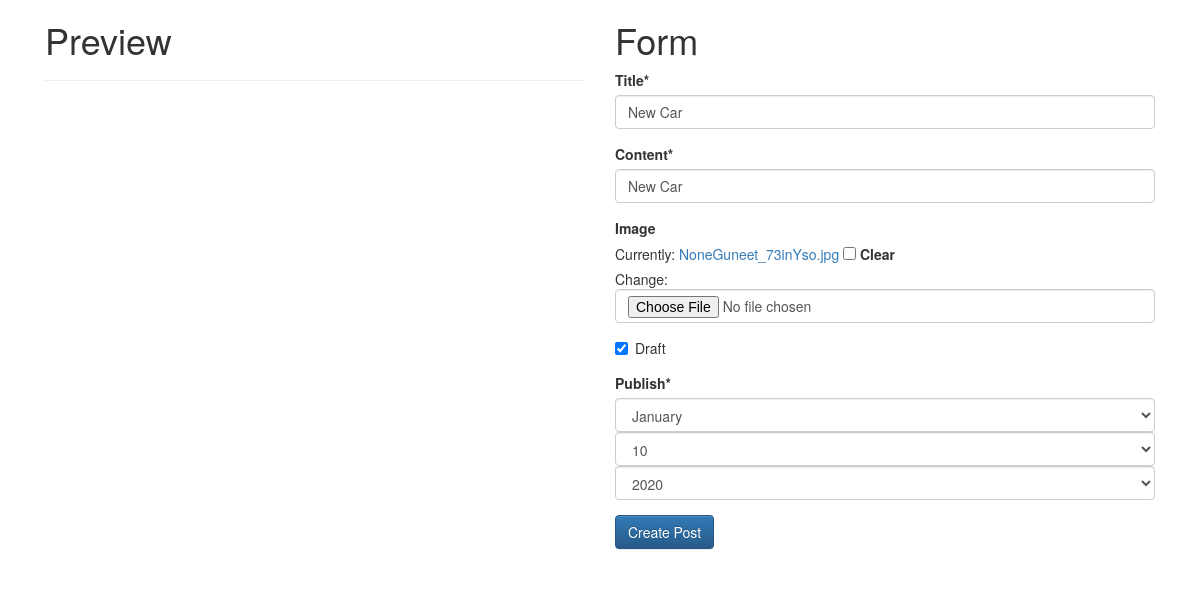
/posts/new-car/edit/ (signed in), run on an earlier commit of the app's database.
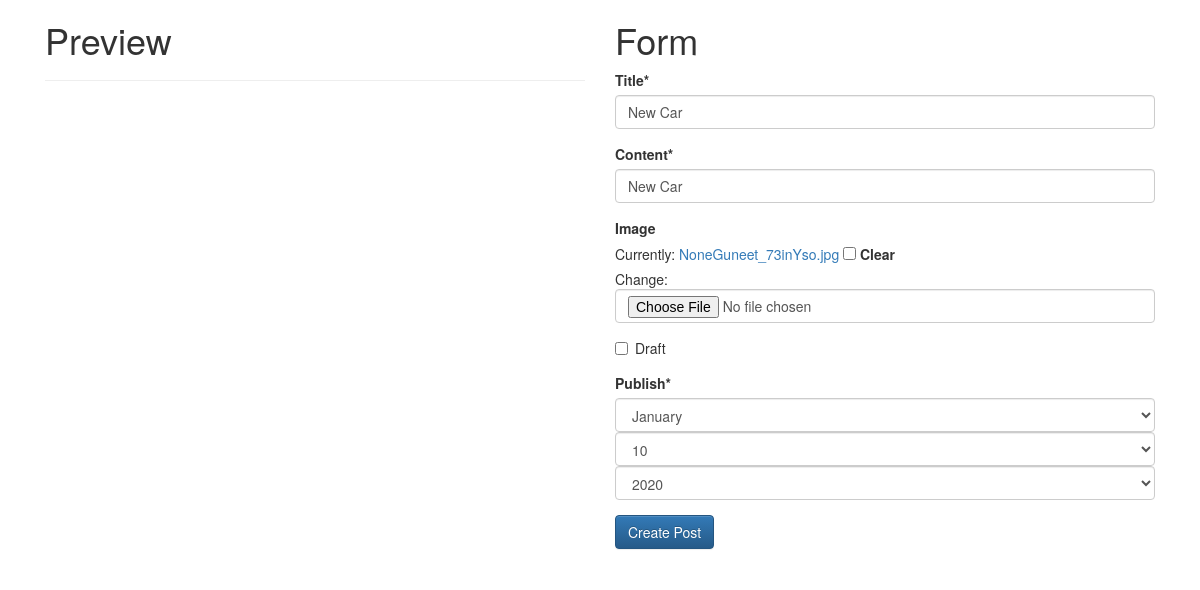
And on a later commit of the database.
### posts/models.py (models this page shows, shortened)
class Post(models.Model):
    user = models.ForeignKey(settings.AUTH_USER_MODEL,
                             default=1)
    title = models.CharField(max_length=120)
    slug = models.SlugField(unique=True)
    image = models.ImageField(upload_to=upload_location,
                              null=True, blank=True, width_field="width_field", height_field="height_field")
    height_field = models.IntegerField(default=0)
    width_field = models.IntegerField(default=0)
    content = models.TextField()
    draft = models.BooleanField(default=False)
    publish = models.DateField(auto_now=False, auto_now_add=False)
    read_time = models.IntegerField(default=0)
    updated = models.DateTimeField(auto_now=True, auto_now_add=False)
    timestamp = models.DateTimeField(auto_now=False, auto_now_add=True)
    objects = PostManager()
    class Meta:
        ordering = ["-timestamp", "-updated"]

### posts/views.py (the view, shortened to what this page needs)
# urls.py: url(r'^(?P<slug>[\w-]+)/edit/$', posts_update, name='update'),
def posts_update(request, slug=None):
    if not request.user.is_staff or not request.user.is_superuser:
        raise Http404
    instance = get_object_or_404(Post, slug=slug)
    form = PostForm(request.POST or None,
                    request.FILES or None, instance=instance)
    context = {
        "title": instance.title,
        "instance": instance,
        "form": form
    }
    return render(request, "post_form.html", context)

### posts/forms.py
class PostForm(forms.ModelForm):
    content = forms.CharField(widget=PagedownWidget(show_preview=False))
    publish = forms.DateField(widget=forms.SelectDateWidget)
    class Meta:
        model = Post
        fields = [
            "title",
            "content",
            "image",
            "draft",
            "publish",
        ]

### templates/post_form.html (shortened to what this page needs)
{% extends "base.html" %} {% load crispy_forms_tags %} {% block content %}
<div class="col-sm-6">
  <h1>Preview</h1>
  <hr />
</div>
<div class="col-sm-6">
  <h1>
    Form
  </h1>
  <form method="POST" action="" enctype="multipart/form-data">
    {% csrf_token %} {{form|crispy}}
    <input type="submit" class="btn btn-primary" value="Create Post" />
  </form>
</div>
{% endblock content%}

### templates/base.html (shortened to what this page needs)
{% load staticfiles %}
<html>
  <head>
    <link
      rel="stylesheet"
      href="https://maxcdn.bootstrapcdn.com/bootstrap/3.3.6/css/bootstrap.min.css"
    />
    <link
      rel="stylesheet"
      href="https://maxcdn.bootstrapcdn.com/bootstrap/3.3.6/css/bootstrap-theme.min.css"
    />
    <link
      rel="stylesheet"
      href="https://maxcdn.bootstrapcdn.com/font-awesome/4.5.0/css/font-awesome.min.css"
    />
    <link rel="stylesheet" href='{% static "css/base.css" %}' />
  </head>
  <body>
    <div class="container">
      {%block content %} {% endblock content %}
    </div>
  </body>
</html>

What changed in the data, as far as the page shows it:
changed Post "New Car": draft "☑" → "☐"
